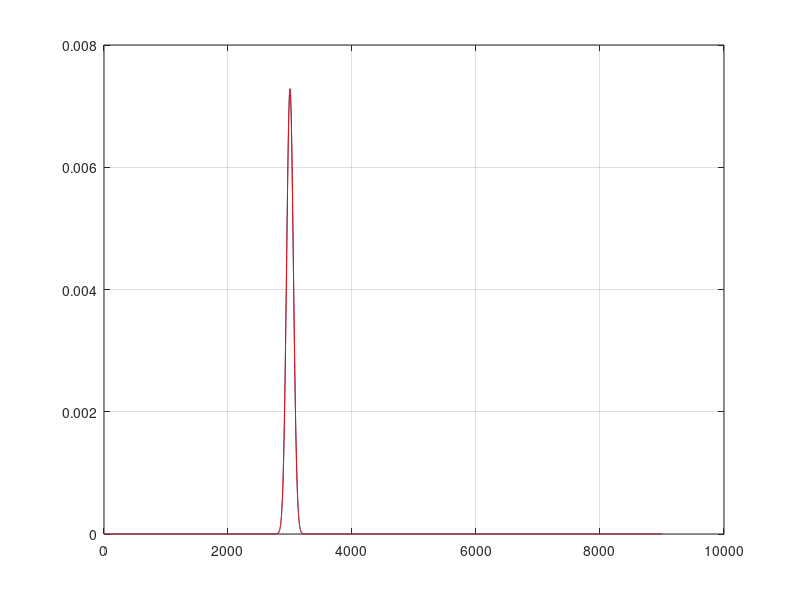

The MATLAB source for this figure: (Note: this script raises an error after producing the figure.)
% basic distributions

N=3000;
N4=N^(1/4);
mur=N
sigr=sqrt(mur)

xr=1:3*mur;

yr=2*chi2pdf(2*xr,2*mur);
yg=exp(-(xr-mur).^2/(2*sigr^2))/(sqrt(2*pi)*sigr);
nrad=length(yr);

figure
plot(xr,yr),hold on, grid on
plot(xr,yg,'r')

figure
semilogy(xr,yr),hold on,grid on
semilogy(xr,yg,'r')

p=1/12;
mu=N*p
sig=sqrt(N*p*(1-p))

x=1:3*mu;

yh=binopdf(x,N,p);
ygh=exp(-(x-mu).^2/(2*sig^2))/(sqrt(2*pi)*sig);

figure
plot(x,yh),hold on, grid on
plot(x,ygh,'r')

figure
semilogy(x,yh),hold on,grid on
semilogy(x,ygh,'r')

% reverse cumulative

Rcum_r(nrad:-1:1)=cumsum(yr(nrad:-1:1));
y=(xr-mur)/sigr;
ExpRcum=y*0;

for i = 1:nrad
    if y(i) < 0
        ExpRcum(i)=1;
    else
        ExpRcum(i)=exp(-y(i)*sqrt(N));
    end
end

Ncand_opt=6e31;
Ncand_hier=2.25e16;
figure
% semilogy(y,Ncand_hier*Rcum_r),grid on,hold on
% semilogy(y,Ncand_opt*ExpRcum,'r')
semilogy(y,Rcum_r),grid on,hold on
semilogy(y,ExpRcum,'r')

% normalized distributions

dx=0.01;
x=(0:dx:100);
sig=sqrt(N)
Ex=exp(-x*sig); % optimal method distribution

gau=exp(-((x-1).^2)./(2))/(sqrt(2*pi));
ngau=length(gau)
Gau(ngau:-1:1)=cumsum(gau(ngau:-1:1))*dx;

figure,length(x),length(Gau)
semilogy(x*sig,Ex),grid on,hold on
semilogy(x*sig,Gau,'r')

% normalized distributions linear in h

dx=0.01;
x=(0:dx:10);
xx=x.^2;
sig=sqrt(N)
Ex=exp(-xx*sig); % optimal method distribution

gau=exp(-((xx-1).^2)./(2))/(sqrt(2*pi));
ngau=length(gau)
igau=gau(ngau:-1:1);
Gau=cumsum(igau)*dx;
Gau=Gau(ngau:-1:1);

figure
semilogy(x*sqrt(sig),Ex),grid on,hold on
semilogy(x*sqrt(sig),Gau,'r')
